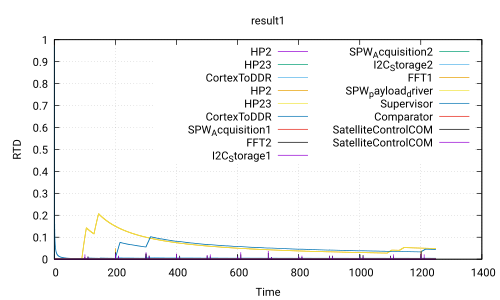

The script that saved this image:
 set title 'result1'
 set ylabel 'RTD'
 set xlabel 'Time'
 set grid
 set term pdf
 set output 'Use_case_DoubleCamera_Safety.ATIPPIC.executable300.0_40.0.pdf'
 plot 'Use_case_DoubleCamera_Safety.ATIPPIC.executable300.0_40.0.csv' using 1:2 with lines title 'HP2','Use_case_DoubleCamera_Safety.ATIPPIC.executable300.0_40.0.csv' using 1:3 with lines title 'HP23','Use_case_DoubleCamera_Safety.ATIPPIC.executable300.0_40.0.csv' using 1:4 with lines title 'CortexToDDR','Use_case_DoubleCamera_Safety.ATIPPIC.executable300.0_40.0.csv' using 1:5 with lines title 'HP2','Use_case_DoubleCamera_Safety.ATIPPIC.executable300.0_40.0.csv' using 1:6 with lines title 'HP23','Use_case_DoubleCamera_Safety.ATIPPIC.executable300.0_40.0.csv' using 1:7 with lines title 'CortexToDDR','Use_case_DoubleCamera_Safety.ATIPPIC.executable300.0_40.0.csv' using 1:8 with lines title 'SPW_Acquisition1','Use_case_DoubleCamera_Safety.ATIPPIC.executable300.0_40.0.csv' using 1:9 with lines title 'FFT2','Use_case_DoubleCamera_Safety.ATIPPIC.executable300.0_40.0.csv' using 1:10 with lines title 'I2C_Storage1','Use_case_DoubleCamera_Safety.ATIPPIC.executable300.0_40.0.csv' using 1:11 with lines title 'SPW_Acquisition2','Use_case_DoubleCamera_Safety.ATIPPIC.executable300.0_40.0.csv' using 1:12 with lines title 'I2C_Storage2','Use_case_DoubleCamera_Safety.ATIPPIC.executable300.0_40.0.csv' using 1:13 with lines title 'FFT1','Use_case_DoubleCamera_Safety.ATIPPIC.executable300.0_40.0.csv' using 1:14 with lines title 'SPW_payload_driver','Use_case_DoubleCamera_Safety.ATIPPIC.executable300.0_40.0.csv' using 1:15 with lines title 'Supervisor','Use_case_DoubleCamera_Safety.ATIPPIC.executable300.0_40.0.csv' using 1:16 with lines title 'Comparator','Use_case_DoubleCamera_Safety.ATIPPIC.executable300.0_40.0.csv' using 1:17 with lines title 'SatelliteControlCOM','Use_case_DoubleCamera_Safety.ATIPPIC.executable300.0_40.0.csv' using 1:18 with lines title 'SatelliteControlCOM'
